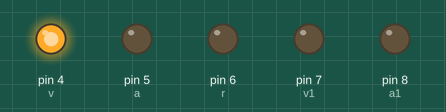
This sketch was run on a simulated Arduino Uno, built with avr-gcc and run on an emulated ATmega328P. On the bench: output pins drawn as LEDs (lit = HIGH). Pins used as bus, display or sensor lines are not drawn.

Above: at 2.5 s.
At 6.0 s:
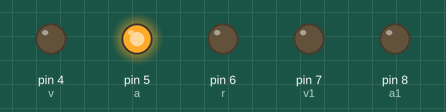
At 9.5 s:
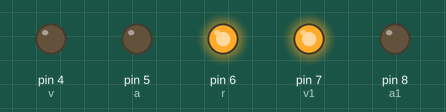
At 13.0 s:
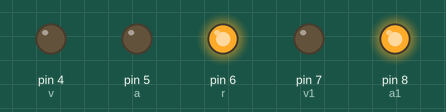
Timing chart, 0 to 18.2 s (numbered marks = the images above):
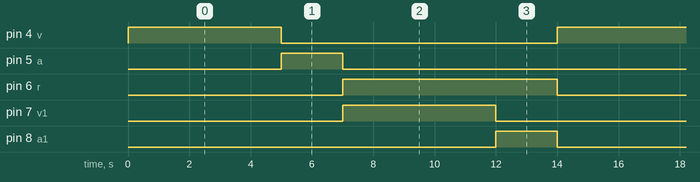

The sketch:

ejercicio5.ino
```cpp
int v = 4;
int a = 5;
int r = 6;
int v1 = 7;
int a1 = 8;
int r1 = 9;
int t = 5000;
int t1 = 2000;
int t2 = 5000;
int t3 = 2000;
unsigned long ta = 0;
unsigned long tb = 0;
unsigned long tc = 0;
unsigned long td = 0;
bool estado = true;
bool estado1 = true;
void setup(){
  pinMode(v, OUTPUT);
  pinMode(a, OUTPUT);
  pinMode(r, OUTPUT);
  pinMode(v1, OUTPUT);
  pinMode(a1, OUTPUT);
  pinMode(r1, OUTPUT);
  digitalWrite(v,1);
  digitalWrite(r1,1);
}
void loop(){
  if(millis() >= t + td && estado==true){
    if(estado1 == true){
      estado=false;
      digitalWrite(v,0);
      digitalWrite(a,1);

      ta=millis();
    }
  }
  if(millis() >= t1 + ta && estado == false){
    if(estado1 == true){
      estado1 = false;
      digitalWrite(a,0);
      digitalWrite(r,1);
      digitalWrite(v1,1);
      digitalWrite(r1,0);
      tb=millis();
    }
  }
  if(millis() >= t2 + tb && estado1 == false){
    if(estado == false){
      estado = true;
      estado1 = false;
      digitalWrite(v1,0);
      digitalWrite(a1,1);
      tc=millis();
    }
  }
    if(millis() >= t3 + tc && estado == true){
    if(estado1 == false){
      estado = true;
      estado1 = true;
      digitalWrite(a1,0);
      digitalWrite(r1,1);
      digitalWrite(v,1);
      digitalWrite(r,0);
      td=millis();
    }
  }
  delay(1);
}
```

Measured:
- by itself, pin 4 (v), pin 7 (v1): alternates HIGH for 5.0 s and LOW for 9.0 s
- by itself, pin 5 (a), pin 8 (a1): alternates HIGH for 2.0 s and LOW for 12.0 s
- by itself, pin 6 (r): alternates HIGH for 7.0 s and LOW for 7.0 s
